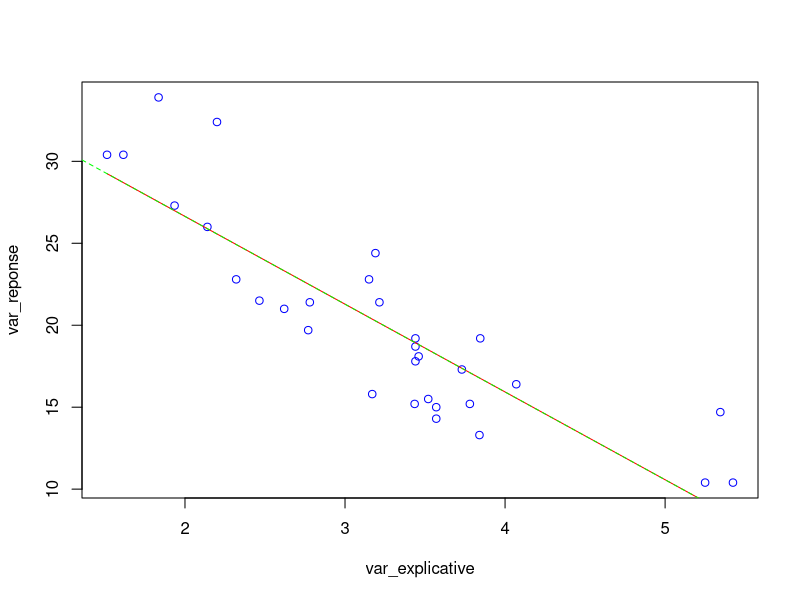

Here is the R script that generated this plot:
A=mtcars 
F1=as.factor(A[,8])
A[,8]=F1
set.seed(9)
set.seed(9*floor(100*runif(1,0,3)))
set1=sample(1:32,1)
B=A[-set1,]
Y=B[,1]
u=1:11
v=u[-c(1,8,9)]
set2=c(8,sample(v,6,replace=FALSE))
X=B[,set2]


var_reponse = Y
var_explicative= X[,5]
#remarque : avec X[,4], on trouve une mauvaise régression lin (R² sera proche de à) 
#A FAIRE : Comparer les R²

#moyennes : x barre et y barre 
x_moy=mean(var_explicative)
y_moy=mean(var_reponse)

an_chapeau= sum((var_explicative-x_moy)*(var_reponse-y_moy))/sum((var_explicative-x_moy)^2)
bn_chapeau= y_moy-an_chapeau*x_moy
#pour vérif : on a an_chapeau = -5.355465 et bn_chapeau = 37.35029
#si on fait lm(var_reponse~var_explicative) on a les memes val

Y_i_chapeau=an_chapeau*var_explicative+bn_chapeau

plot(var_explicative,var_reponse,col='blue')
lines(var_explicative,Y_i_chapeau,col='red', type='l')

#pour vérifier 
LL=lm(var_reponse~var_explicative)
abline(LL,col='green',lty=2)

#Evaluer la validité de la régression linéaire avec R²

epsilon_i_chapeau=Y-Y_i_chapeau

R_carre=sum((Y_i_chapeau-y_moy)^2)/sum((var_reponse-y_moy)^2)
#avec X[,5], on a R² = 0.7534246
#avec X[,3], on a R² = 0.1786671
R_carre


#A FAIRE : Prédiction (diapo 102), validité des hypothèses sur le bruit (diapo 108), Test de Kolmogorov (diapo 114)
